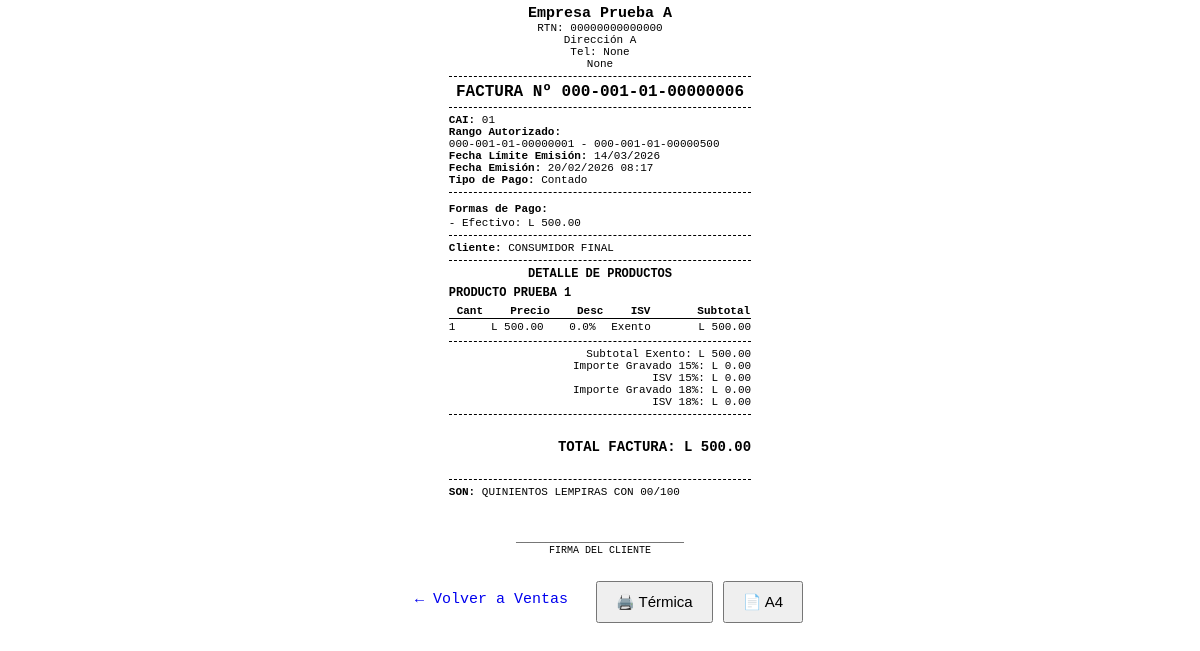
The app's page /ventas/factura/8/ (signed in) with its own data.
### configuracion/models.py (models this page shows, shortened)
class EmpresaConfig(models.Model):
    empresa = models.OneToOneField(
        Empresa,
        on_delete=models.CASCADE,
        related_name="config"
    )
    nombre = models.CharField(max_length=150)
    rtn = models.CharField(max_length=20)
    direccion = models.CharField(max_length=255)
    telefono = models.CharField(max_length=20, blank=True, null=True)
    correo = models.EmailField(max_length=150, blank=True, null=True)
    moneda = models.CharField(max_length=10, default="L")
    isv_default = models.DecimalField(max_digits=5, decimal_places=2, default=0.15)
    actualizado = models.DateTimeField(auto_now=True)

### ventas/models.py (models this page shows, shortened)
class Venta(models.Model):
    empresa = models.ForeignKey(Empresa, on_delete=models.PROTECT, related_name="ventas")  # ✅
    fecha = models.DateTimeField(auto_now_add=True)
    total = models.DecimalField(max_digits=12, decimal_places=2, default=Decimal('0.00'))
    subtotal_exento = models.DecimalField(max_digits=12, decimal_places=2, default=Decimal('0.00'))
    subtotal_g15 = models.DecimalField(max_digits=12, decimal_places=2, default=Decimal('0.00'))
    subtotal_g18 = models.DecimalField(max_digits=12, decimal_places=2, default=Decimal('0.00'))
    impuesto_15 = models.DecimalField(max_digits=12, decimal_places=2, default=Decimal('0.00'))
    impuesto_18 = models.DecimalField(max_digits=12, decimal_places=2, default=Decimal('0.00'))
    cliente = models.ForeignKey(
        'clientes.Cliente',
        on_delete=models.SET_NULL,
        null=True,
        blank=True,
        default=None
    )
    tipo_pago = models.CharField(
        max_length=10,
        choices=[('contado', 'Contado'), ('credito', 'Crédito')],
        default='contado'
    )
    cai = models.ForeignKey(
        'cai.Cai',
        on_delete=models.SET_NULL,
        null=True,
        blank=True
    )
    numero_factura = models.CharField(max_length=30, null=True, blank=True)

class Pago(models.Model):
    empresa = models.ForeignKey(Empresa, on_delete=models.PROTECT, related_name="pagos")  # ✅
    METODOS = [
        ('efectivo', 'Efectivo'),
        ('tarjeta', 'Tarjeta'),
        ('transferencia', 'Transferencia'),
        ('otro', 'Otro'),
    ]
    empresa = models.ForeignKey(
        Empresa,
        on_delete=models.PROTECT,
        related_name="pagos"
    )
    venta = models.ForeignKey('ventas.Venta', on_delete=models.CASCADE, related_name='pagos')
    metodo = models.CharField(max_length=20, choices=METODOS)
    monto = models.DecimalField(max_digits=12, decimal_places=2, default=Decimal('0.00'))
    fecha = models.DateTimeField(auto_now_add=True)
    referencia = models.CharField(max_length=100, blank=True, null=True)

class DetalleVenta(models.Model):
    empresa = models.ForeignKey(Empresa, on_delete=models.PROTECT, related_name="detalle_ventas")  # ✅
    venta = models.ForeignKey('ventas.Venta', on_delete=models.CASCADE, related_name='detalles')
    producto = models.ForeignKey('productos.Producto', on_delete=models.PROTECT)
    cantidad = models.IntegerField()
    precio_unitario = models.DecimalField(max_digits=10, decimal_places=2)
    descuento = models.DecimalField(max_digits=5, decimal_places=2, default=0)
    subtotal = models.DecimalField(max_digits=12, decimal_places=2, default=Decimal('0.00'))
    impuesto = models.DecimalField(max_digits=12, decimal_places=2, default=Decimal('0.00'))
    total_linea = models.DecimalField(max_digits=12, decimal_places=2, default=Decimal('0.00'))

### cai/models.py (models this page shows, shortened)
class Cai(models.Model):
    empresa = models.ForeignKey(
        Empresa,
        on_delete=models.PROTECT,
        related_name="cais"
    )
    codigo = models.CharField("Código CAI", max_length=50)
    prefijo = models.CharField("Prefijo SAR", max_length=20, blank=True, null=True)
    rango_inicial = models.PositiveIntegerField("Correlativo inicial")
    rango_final = models.PositiveIntegerField("Correlativo final")
    correlativo_actual = models.PositiveIntegerField("Siguiente correlativo")
    fecha_limite = models.DateField("Fecha límite de emisión")
    activo = models.BooleanField("Activo", default=True)
    class Meta:
        ordering = ['-activo', 'fecha_limite']
        constraints = [
            models.UniqueConstraint(fields=['empresa', 'codigo'], name='uniq_cai_codigo_por_empresa'),
        ]

### clientes/models.py (models this page shows, shortened)
class Cliente(models.Model):
    empresa = models.ForeignKey(
        Empresa,
        on_delete=models.PROTECT,
        related_name="clientes"
    )
    nombre = models.CharField(max_length=150)
    rtn = models.CharField(max_length=20, blank=True, null=True)
    direccion = models.CharField(max_length=255, blank=True, null=True)
    telefono = models.CharField(max_length=20, blank=True, null=True)

### productos/models.py (models this page shows, shortened)
class Producto(models.Model):
    TIPO_IMPUESTO_CHOICES = [
        ('E', 'Exento'),
        ('G15', 'Gravado 15%'),
        ('G18', 'Gravado 18%'),
        ('EXO', 'Exonerado'),
    ]
    empresa = models.ForeignKey(
        Empresa,
        on_delete=models.PROTECT,
        related_name="productos"
    )
    imagen = models.ImageField(upload_to='productos/', null=True, blank=True)
    codigo = models.CharField(
        max_length=5,
        blank=True,
        db_index=True,
        verbose_name="Código o ID"
    )
    codigo_barra = models.CharField(
        max_length=100,
        blank=True,
        null=True,
        verbose_name="Código de barra"
    )
    nombre = models.CharField(max_length=100)
    descripcion = models.TextField(blank=True)
    precio = models.DecimalField(max_digits=10, decimal_places=2)
    stock = models.IntegerField(default=0)
    categoria = models.ForeignKey(
        Categoria,
        on_delete=models.CASCADE,
        null=True,
        blank=True
    )
    activo = models.BooleanField(default=True)
    fecha_creacion = models.DateTimeField(auto_now_add=True, null=True, blank=True)
    tipo_impuesto = models.CharField(max_length=4, choices=TIPO_IMPUESTO_CHOICES, default='E')
    class Meta:
        ordering = ['nombre']
        verbose_name = "Producto"
        verbose_name_plural = "Productos"
        constraints = [
            models.UniqueConstraint(fields=['empresa', 'codigo'], name='uniq_producto_codigo_por_empresa'),
            models.UniqueConstraint(fields=['empresa', 'codigo_barra'], name='uniq_producto_barra_por_empresa'),
        ]

### ventas/views.py (the view)
# urls.py: path('factura/<int:venta_id>/', views.factura, name='factura'),
@login_required
@requiere_modulo('mod_ventas')
def factura(request, venta_id):
    venta = get_object_or_404(Venta, id=venta_id, empresa=request.empresa)
    detalles = DetalleVenta.objects.filter(
    venta=venta,
    empresa=request.empresa
    ).select_related('producto')
    fecha_vencimiento = None
    if venta.tipo_pago.lower() == "credito":
        cuenta = venta.cuentaporcobrar.first()
        if cuenta:
            fecha_vencimiento = cuenta.fecha_vencimiento
    total_letras = monto_en_letras(venta.total)
    try:
        empresa = EmpresaConfig.objects.filter(empresa=request.empresa).first()
    except EmpresaConfig.DoesNotExist:
        empresa = None  # Evita error si aún no han configurado nada
    return render(request, 'ventas/factura.html', {
        'venta': venta,
        'detalles': detalles,
        'fecha_vencimiento': fecha_vencimiento,
        'total_letras': total_letras,
        'empresa': empresa,  #AHORA DISPONIBLE EN EL TEMPLATE
    })

### core/context_processors.py (called while the page is built)
def empresas_para_superuser(request):
    if request.user.is_authenticated and request.user.is_superuser:
        return {"empresas_selector": Empresa.objects.all().order_by("id")}
    return {"empresas_selector": []}

def empresa_config(request):
    empresa = getattr(request, "empresa", None)
    if not empresa:
        return {"empresa": None}
    config, _ = EmpresaConfig.objects.get_or_create(
        empresa=empresa,
        defaults={
            "nombre": empresa.nombre,
            "rtn": "00000000000000",
            "direccion": "Pendiente",
        }
    )
    return {"empresa": config}

def modulos_config(request):
    empresa = getattr(request, "empresa", None)
    if not empresa:
        return {"modulos": None}
    modulos, _ = ModuloConfig.objects.get_or_create(empresa=empresa)
    return {"modulos": modulos}

### core/utils.py (called while the page is built, shortened)
def _convertir_menor_1000(n):
    assert 0 <= n < 1000
    centenas = n // 100
    resto = n % 100
    resultado = ''
    if centenas:
        if centenas == 1 and resto == 0:
            return 'CIEN'
        resultado += CENTENAS[centenas]
        if resto:
            resultado += ' '
    if resto < 20:
        resultado += UNIDADES[resto]
    return resultado.strip()

def numero_a_letras(num):
    if num == 0:
        return 'CERO'
    partes = []
    millones = num // 1_000_000
    resto = num % 1_000_000
    miles = resto // 1000
    unidades = resto % 1000
    if millones:
        if millones == 1:
            partes.append('UN MILLÓN')
        else:
            partes.append(f"{_convertir_menor_1000(millones)} MILLONES")
    if miles:
        if miles == 1:
            partes.append('MIL')
        else:
            partes.append(f"{_convertir_menor_1000(miles)} MIL")
    if unidades:
        partes.append(_convertir_menor_1000(unidades))
    return ' '.join(partes).strip()

def monto_en_letras(amount):
    from decimal import Decimal, ROUND_DOWN
    a = Decimal(str(amount)).quantize(Decimal('0.01'), rounding=ROUND_DOWN)
    entero = int(a // 1)
    centavos = int((a - entero) * 100)
    texto_entero = numero_a_letras(entero)
    return f"{texto_entero} LEMPIRAS CON {centavos:02d}/100"

### ventas/templates/ventas/factura.html (shortened to what this page needs)
<!DOCTYPE html>
<html lang="es">
<head>
</head>
<body>
<div id="ticket">
    <div class="center" style="font-weight:bold; font-size:15px;">
        {{ empresa.nombre }}
    </div>
    <div class="center" style="font-size:11px;">
        RTN: {{ empresa.rtn }} <br>
        {{ empresa.direccion }} <br>
        Tel: {{ empresa.telefono }} <br>
        {{ empresa.correo }}
    </div>
    <hr>
    <div class="center">
        <strong>FACTURA Nº {{ venta.numero_factura }}</strong>
    </div>
    <hr>
    <div style="font-size:11px;">
        <strong>CAI:</strong> {{ venta.cai.codigo|default:"SIN CAI" }} <br>
        {% if venta.cai %}
        <strong>Rango Autorizado:</strong><br>
        {{ venta.cai.prefijo }}{{ venta.cai.rango_inicial|stringformat:"08d" }}
        -
        {{ venta.cai.prefijo }}{{ venta.cai.rango_final|stringformat:"08d" }} <br>
        <strong>Fecha Límite Emisión:</strong>
        {{ venta.cai.fecha_limite|date:"d/m/Y" }} <br>
        {% endif %}
        <strong>Fecha Emisión:</strong> {{ venta.fecha|date:"d/m/Y H:i" }} <br>
        <strong>Tipo de Pago:</strong> {{ venta.tipo_pago|title }}
    </div>
    <hr>
    <strong style="font-size:11px;">Formas de Pago:</strong>
    {% for p in venta.pagos.all %}
        <div style="font-size:11px;">
            - {{ p.get_metodo_display }}: L {{ p.monto|floatformat:2 }}
        </div>
    {% endfor %}
    <hr>
    <div style="font-size:11px;">
        <strong>Cliente:</strong> {{ venta.cliente.nombre }} <br>
    </div>
    <hr>
    <div class="center" style="font-size:12px; font-weight:bold;">
        DETALLE DE PRODUCTOS
    </div>
    {% for item in detalles %}
        <div style="font-size:12px; font-weight:bold; margin-top:5px;">
            {{ item.producto.nombre }}
        </div>
        <table class="detalle-tabla">
            <tr>
                <th>Cant</th>
                <th>Precio</th>
                <th>Desc</th>
                <th>ISV</th>
                <th class="right">Subtotal</th>
            </tr>
            <tr>
                <td>{{ item.cantidad }}</td>
                <td>L {{ item.precio_unitario|floatformat:2 }}</td>
                <td>{{ item.descuento|floatformat:1 }}%</td>
                <td>
                    {% if item.producto.tipo_impuesto == 'G15' %}15%
                    {% elif item.producto.tipo_impuesto == 'G18' %}18%
                    {% else %}Exento{% endif %}
                </td>
                <td class="right">L {{ item.total_linea|floatformat:2 }}</td>
            </tr>
        </table>
    {% endfor %}
    <hr>
    <div style="font-size:11px;">
        <div class="right">Subtotal Exento: L {{ venta.subtotal_exento|floatformat:2 }}</div>
        <div class="right">Importe Gravado 15%: L {{ venta.subtotal_g15|floatformat:2 }}</div>
        <div class="right">ISV 15%: L {{ venta.impuesto_15|floatformat:2 }}</div>
        <div class="right">Importe Gravado 18%: L {{ venta.subtotal_g18|floatformat:2 }}</div>
        <div class="right">ISV 18%: L {{ venta.impuesto_18|floatformat:2 }}</div>
    </div>
    <hr>
<br>
    <div class="right" style="font-weight:bold; font-size:14px;">
        TOTAL FACTURA: L {{ venta.total|floatformat:2 }}
    </div>
    <br>
    <hr>
    <div style="font-size:11px;">
        <strong>SON:</strong> {{ total_letras }}
    </div>
    <br><br>
    <div class="center" style="font-size:10px;">
        ____________________________ <br>
        FIRMA DEL CLIENTE
    </div>
</div>
<div id="botones-impresion" style="text-align:center; margin-top:20px; display:flex; gap:10px; justify-content:center;">
    <a href="{% url 'ventas:resumen_ventas' %}"
       class="btn btn-secondary"
       style="padding:10px 18px; font-size:15px; text-decoration:none;">
        ← Volver a Ventas
    </a>
    <button onclick="imprimirTermica()"
            class="btn btn-primary"
            style="padding:10px 18px; font-size:15px;">
        🖨️ Térmica
    </button>
    <button onclick="imprimirA4()"
            class="btn btn-success"
            style="padding:10px 18px; font-size:15px;">
        📄 A4
    </button>
</div>
</body>
</html>

### ventas/templates/ventas/factura.html (style rules this page uses)
body { font-family: 'Courier New', monospace; background: white !important; color: black !important; margin: 0; padding: 0; }
#ticket { width: 80mm; margin: 0 auto; padding: 5px; }
.center { text-align: center; }
.right { text-align: right; }
hr { border: none; border-bottom: 1px dashed #000; margin: 6px 0; }
.detalle-tabla { width: 100%; border-collapse: collapse; margin-top: 4px; }
.detalle-tabla th { border-bottom: 1px solid black; font-size: 11px; }
.detalle-tabla td { padding: 2px 0; font-size: 11px; }

### records on screen
EmpresaConfig: nombre "Empresa Prueba A", rtn "00000000000000", direccion "Dirección A", telefono "None", correo "None"
Venta: numero_factura "000-001-01-00000006", cai.codigo "01", cai.prefijo "000-001-01-", cai.rango_inicial "00000001", cai.rango_final "00000500", cai.fecha_limite "14/03/2026", fecha "20/02/2026 08:17", tipo_pago "Contado", cliente.nombre "CONSUMIDOR FINAL", subtotal_exento "500.00", subtotal_g15 "0.00", impuesto_15 "0.00", subtotal_g18 "0.00", impuesto_18 "0.00", total "500.00"
Pago: metodo "Efectivo", monto "500.00"
DetalleVenta: producto.nombre "PRODUCTO PRUEBA 1", cantidad "1", precio_unitario "500.00", descuento "0.0", shows "Exento", total_linea "500.00"

### other values on screen
{{ total_letras }} "QUINIENTOS LEMPIRAS CON 00/100"
